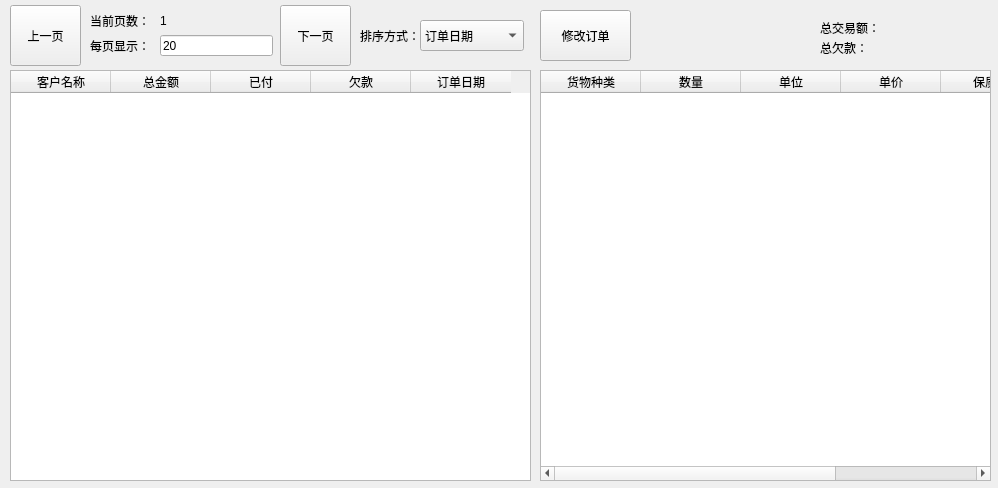
<?xml version="1.0" encoding="UTF-8"?>
<ui version="4.0">
 <class>OrderWindow</class>
 <widget class="QMainWindow" name="OrderWindow">
  <property name="geometry">
   <rect>
    <x>0</x>
    <y>0</y>
    <width>998</width>
    <height>488</height>
   </rect>
  </property>
  <property name="windowTitle">
   <string>订单管理</string>
  </property>
  <widget class="QWidget" name="centralwidget">
   <widget class="QTableWidget" name="orderListTable">
    <property name="geometry">
     <rect>
      <x>10</x>
      <y>70</y>
      <width>521</width>
      <height>411</height>
     </rect>
    </property>
    <column>
     <property name="text">
      <string>客户名称</string>
     </property>
    </column>
    <column>
     <property name="text">
      <string>总金额</string>
     </property>
    </column>
    <column>
     <property name="text">
      <string>已付</string>
     </property>
    </column>
    <column>
     <property name="text">
      <string>欠款</string>
     </property>
    </column>
    <column>
     <property name="text">
      <string>订单日期</string>
     </property>
    </column>
   </widget>
   <widget class="QTableWidget" name="saleItemListTable">
    <property name="geometry">
     <rect>
      <x>540</x>
      <y>70</y>
      <width>451</width>
      <height>411</height>
     </rect>
    </property>
    <column>
     <property name="text">
      <string>货物种类</string>
     </property>
    </column>
    <column>
     <property name="text">
      <string>数量</string>
     </property>
    </column>
    <column>
     <property name="text">
      <string>单位</string>
     </property>
    </column>
    <column>
     <property name="text">
      <string>单价</string>
     </property>
    </column>
    <column>
     <property name="text">
      <string>保质期</string>
     </property>
    </column>
    <column>
     <property name="text">
      <string>生产日期</string>
     </property>
    </column>
   </widget>
   <widget class="QLineEdit" name="pageSizeEdit">
    <property name="geometry">
     <rect>
      <x>160</x>
      <y>35</y>
      <width>113</width>
      <height>21</height>
     </rect>
    </property>
    <property name="text">
     <string>20</string>
    </property>
   </widget>
   <widget class="QLabel" name="eachPageLabel">
    <property name="geometry">
     <rect>
      <x>90</x>
      <y>35</y>
      <width>60</width>
      <height>21</height>
     </rect>
    </property>
    <property name="text">
     <string>每页显示：</string>
    </property>
   </widget>
   <widget class="QPushButton" name="lastPageBtn">
    <property name="geometry">
     <rect>
      <x>10</x>
      <y>5</y>
      <width>71</width>
      <height>61</height>
     </rect>
    </property>
    <property name="text">
     <string>上一页</string>
    </property>
   </widget>
   <widget class="QPushButton" name="nextPageBtn">
    <property name="geometry">
     <rect>
      <x>280</x>
      <y>5</y>
      <width>71</width>
      <height>61</height>
     </rect>
    </property>
    <property name="text">
     <string>下一页</string>
    </property>
   </widget>
   <widget class="QLabel" name="noPageLabel">
    <property name="geometry">
     <rect>
      <x>90</x>
      <y>11</y>
      <width>60</width>
      <height>20</height>
     </rect>
    </property>
    <property name="text">
     <string>当前页数：</string>
    </property>
   </widget>
   <widget class="QLabel" name="pageLabel">
    <property name="geometry">
     <rect>
      <x>160</x>
      <y>10</y>
      <width>60</width>
      <height>21</height>
     </rect>
    </property>
    <property name="text">
     <string>1</string>
    </property>
   </widget>
   <widget class="QLabel" name="label">
    <property name="geometry">
     <rect>
      <x>360</x>
      <y>20</y>
      <width>71</width>
      <height>31</height>
     </rect>
    </property>
    <property name="text">
     <string>排序方式：</string>
    </property>
   </widget>
   <widget class="QComboBox" name="sortComboBox">
    <property name="geometry">
     <rect>
      <x>420</x>
      <y>20</y>
      <width>104</width>
      <height>31</height>
     </rect>
    </property>
    <item>
     <property name="text">
      <string>订单日期</string>
     </property>
    </item>
    <item>
     <property name="text">
      <string>欠款</string>
     </property>
    </item>
    <item>
     <property name="text">
      <string>总金额</string>
     </property>
    </item>
    <item>
     <property name="text">
      <string>客户名称</string>
     </property>
    </item>
   </widget>
   <widget class="QLabel" name="label_2">
    <property name="geometry">
     <rect>
      <x>820</x>
      <y>20</y>
      <width>60</width>
      <height>16</height>
     </rect>
    </property>
    <property name="text">
     <string>总交易额：</string>
    </property>
   </widget>
   <widget class="QLabel" name="label_3">
    <property name="geometry">
     <rect>
      <x>820</x>
      <y>40</y>
      <width>60</width>
      <height>16</height>
     </rect>
    </property>
    <property name="text">
     <string>总欠款：</string>
    </property>
   </widget>
   <widget class="QLabel" name="totalMoneyLabel">
    <property name="geometry">
     <rect>
      <x>890</x>
      <y>20</y>
      <width>91</width>
      <height>16</height>
     </rect>
    </property>
    <property name="text">
     <string/>
    </property>
   </widget>
   <widget class="QLabel" name="totalOweLabel">
    <property name="geometry">
     <rect>
      <x>890</x>
      <y>40</y>
      <width>91</width>
      <height>16</height>
     </rect>
    </property>
    <property name="text">
     <string/>
    </property>
   </widget>
   <widget class="QPushButton" name="editBtn">
    <property name="geometry">
     <rect>
      <x>540</x>
      <y>10</y>
      <width>91</width>
      <height>51</height>
     </rect>
    </property>
    <property name="text">
     <string>修改订单</string>
    </property>
   </widget>
  </widget>
 </widget>
 <resources/>
 <connections/>
</ui>
